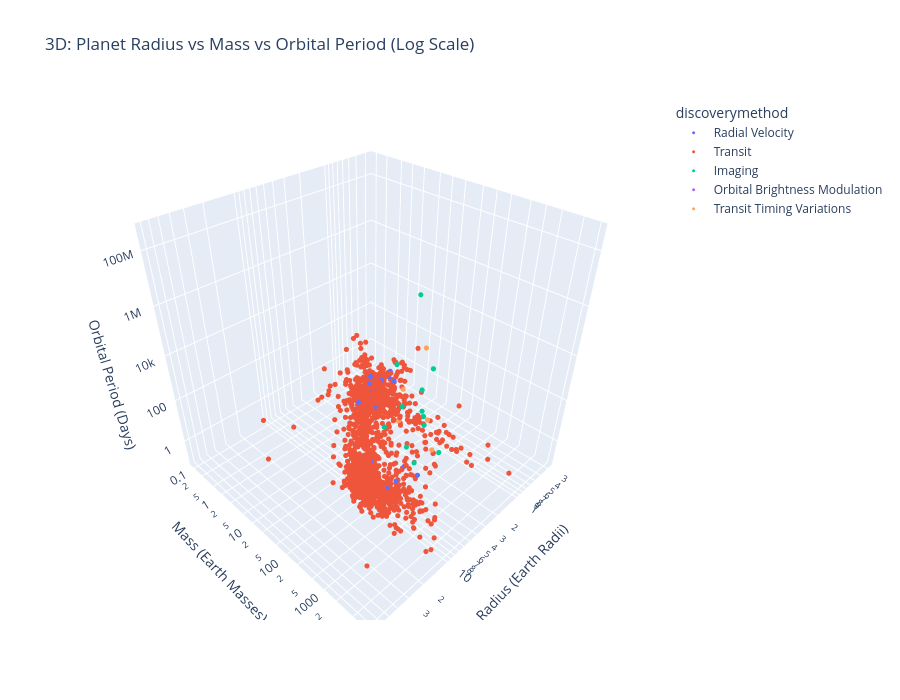

Notebook cell for this chart:
### Markdown cell above
## 10.  3D Visualization: Exploring Planet Characteristics

Create an interactive 3D scatter plot using plotly.express package to visualize relationships between planet radius, mass, and orbital period simultaneously. This allows you to explore complex relationships between these fundamental planet characteristics and see how they vary by discovery method.

- Be sure to import the plotly.express library 
- Prepare the data by removing duplicates before creating the scatter plot 
- Color the points by discovery method 
- Use logarithmic scales for all three axes to handle the wide range of values
- Use fig.update_traces() to adjust marker size for better visibility.
- Be sure to add a title and label the axes.

### Code cell
#TODO: Create Interactive Plot in plotly.express
# Interactive 3D scatter plot using plotly.express
import plotly.express as px

# Prepare data: drop NaN and duplicates (per instructions)
plot_df = df[['pl_rade', 'pl_bmasse', 'pl_orbper', 'discoverymethod', 'pl_name']].dropna().drop_duplicates()

fig = px.scatter_3d(
  plot_df,
  x='pl_rade', y='pl_bmasse', z='pl_orbper',
  color='discoverymethod',
  hover_name='pl_name',
  log_x=True, log_y=True, log_z=True,
  title='3D: Planet Radius vs Mass vs Orbital Period (Log Scale)',
  labels={
      'pl_rade': 'Radius (Earth Radii)',
      'pl_bmasse': 'Mass (Earth Masses)',
      'pl_orbper': 'Orbital Period (Days)'
  }
)

fig.update_traces(marker=dict(size=3))
fig.update_layout(width=900, height=700)
fig.show()

### Figure 1 — Plotly figure (JSON) as saved in the notebook; plotly's stock layout.template omitted (floating-point values rounded to 4 significant figures; data arrays with more than 128 entries replaced by an {"elided": "..."} marker saying what was removed)
{"data": [{"hovertemplate": "<b>%{hovertext}</b><br><br>discoverymethod=Radial Velocity<br>Radius (Earth Radii)=%{x}<br>Mass (Earth Masses)=%{y}<br>Orbital Period (Days)=%{z}<extra></extra>", "hovertext": ["55 Cnc e", "GJ 3470 b", "GJ 414 A b", "GJ 414 A c", "GJ 436 b", "GJ 486 b", "HD 110113 c", "HD 114082 b", "HD 118203 b", "HD 136352 b", "HD 136352 c", "HD 136352 d", "HD 149026 b", "HD 158259 b", "HD 17156 b", "HD 189733 b", "HD 209458 b", "HD 219134 b", "HD 219134 c", "HD 219134 d", "HD 219134 f", "HD 224018 b", "HD 63454 b", "HD 63935 c", "HD 80606 b", "HD 88986 b", "HD 95338 b", "HD 97658 b", "HIP 29442 c", "HIP 29442 d", "TOI-1203 b", "TOI-1422 c", "TOI-1472 c", "TOI-238 c"], "legendgroup": "Radial Velocity", "marker": {"color": "#636efa", "size": 3, "symbol": "circle"}, "mode": "markers", "name": "Radial Velocity", "scene": "scene", "showlegend": true, "type": "scatter3d", "x": [1.933, 4.2, 2.63, 8.4, 4.135, 1.315, 2.114, 11.21, 12.76, 1.593, 2.781, 2.507, 8.295, 1.282, 12.26, 12.77, 15.47, 1.567, 1.507, 1.61, 1.31, 0.91, 12.31, 3.001, 11.24, 2.49, 4.272, 2.341, 1.565, 1.454, 1.52, 2.61, 3.334, 2.18], "y": [8.117, 13.9, 8.917, 56.16, 22.66, 2.82, 10.5, 2543.0, 689.7, 4.7, 11.23, 8.74, 113.6, 2.22, 1026.0, 365.5, 217.7, 4.234, 3.528, 16.28, 7.723, 4.1, 120.0, 11.1, 1308.0, 17.2, 42.44, 8.2, 4.5, 5.12, 3.51, 14.0, 21.13, 6.7], "z": [0.7365, 3.337, 51.21, 747.3, 2.644, 1.467, 6.743, 109.8, 6.135, 11.58, 27.59, 107.4, 2.876, 2.178, 21.22, 2.219, 3.525, 3.093, 6.765, 46.72, 22.79, 10.64, 2.818, 21.4, 111.4, 146.1, 55.09, 9.49, 3.538, 6.43, 4.157, 34.56, 15.54, 8.466]}, {"hovertemplate": "<b>%{hovertext}</b><br><br>discoverymethod=Transit<br>Radius (Earth Radii)=%{x}<br>Mass (Earth Masses)=%{y}<br>Orbital Period (Days)=%{z}<extra></extra>", "hovertext": {"elided": "1594 str values"}, "legendgroup": "Transit", "marker": {"color": "#EF553B", "size": 3, "symbol": "circle"}, "mode": "markers", "name": "Transit", "scene": "scene", "showlegend": true, "type": "scatter3d", "x": {"elided": "1594 float values"}, "y": {"elided": "1594 float values"}, "z": {"elided": "1594 float values"}}, {"hovertemplate": "<b>%{hovertext}</b><br><br>discoverymethod=Imaging<br>Radius (Earth Radii)=%{x}<br>Mass (Earth Masses)=%{y}<br>Orbital Period (Days)=%{z}<extra></extra>", "hovertext": ["CFHTWIR-Oph 98 b", "COCONUTS-2 b", "HD 143811 AB b", "HD 206893 b", "HD 206893 c", "HR 8799 b", "HR 8799 c", "HR 8799 d", "HR 8799 e", "PDS 70 b", "VHS J125601.92-125723.9 b", "bet Pic b"], "legendgroup": "Imaging", "marker": {"color": "#00cc96", "size": 3, "symbol": "circle"}, "mode": "markers", "name": "Imaging", "scene": "scene", "showlegend": true, "type": "scatter3d", "x": [20.85, 12.44, 15.69, 14.01, 16.37, 9.863, 12.1, 11.54, 11.6, 22.53, 14.12, 17.65], "y": [2479.0, 2272.0, 1939.0, 8899.0, 4036.0, 2000.0, 3000.0, 3000.0, 3178.0, 1748.0, 5562.0, 3147.0], "z": [8040000.0, 402000000.0, 117000.0, 9975.0, 2090.0, 170000.0, 69000.0, 39310.0, 19410.0, 43500.0, 5800000.0, 7955.0]}, {"hovertemplate": "<b>%{hovertext}</b><br><br>discoverymethod=Orbital Brightness Modulation<br>Radius (Earth Radii)=%{x}<br>Mass (Earth Masses)=%{y}<br>Orbital Period (Days)=%{z}<extra></extra>", "hovertext": ["KOI-55 b", "KOI-55 c", "Kepler-76 b"], "legendgroup": "Orbital Brightness Modulation", "marker": {"color": "#ab63fa", "size": 3, "symbol": "circle"}, "mode": "markers", "name": "Orbital Brightness Modulation", "scene": "scene", "showlegend": true, "type": "scatter3d", "x": [0.759, 0.867, 13.67], "y": [0.44, 0.655, 635.7], "z": [0.2401, 0.3429, 1.545]}, {"hovertemplate": "<b>%{hovertext}</b><br><br>discoverymethod=Transit Timing Variations<br>Radius (Earth Radii)=%{x}<br>Mass (Earth Masses)=%{y}<br>Orbital Period (Days)=%{z}<extra></extra>", "hovertext": ["Kepler-122 f", "Kepler-338 e", "Kepler-37 e", "Kepler-414 b", "Kepler-414 c", "Kepler-415 b", "Kepler-416 b", "Kepler-417 b", "TOI-1408 c", "TOI-201 c"], "legendgroup": "Transit Timing Variations", "marker": {"color": "#FFA15A", "size": 3, "symbol": "circle"}, "mode": "markers", "name": "Transit Timing Variations", "scene": "scene", "showlegend": true, "type": "scatter3d", "x": [1.81, 1.75, 0.37, 2.026, 2.98, 1.497, 2.62, 2.405, 1.808, 11.13], "y": [36.0, 8.5, 8.1, 3.5, 29.9, 119.9, 58.2, 11.0, 7.6, 4513.0], "z": [56.26, 9.341, 51.21, 4.7, 7.171, 4.176, 6.319, 12.33, 2.194, 2800.0]}], "layout": {"height": 700, "legend": {"title": {"text": "discoverymethod"}, "tracegroupgap": 0}, "scene": {"domain": {"x": [0, 1], "y": [0, 1]}, "xaxis": {"title": {"text": "Radius (Earth Radii)"}, "type": "log"}, "yaxis": {"title": {"text": "Mass (Earth Masses)"}, "type": "log"}, "zaxis": {"title": {"text": "Orbital Period (Days)"}, "type": "log"}}, "title": {"text": "3D: Planet Radius vs Mass vs Orbital Period (Log Scale)"}, "width": 900}}
